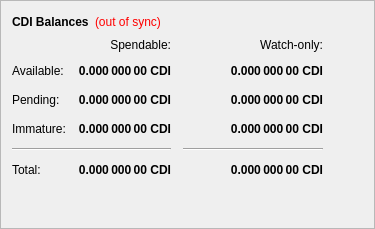
        <widget class="QFrame" name="frame">
         <property name="frameShape">
          <enum>QFrame::StyledPanel</enum>
         </property>
         <property name="frameShadow">
          <enum>QFrame::Raised</enum>
         </property>
         <layout class="QVBoxLayout" name="verticalLayout_4">
          <item>
           <layout class="QHBoxLayout" name="horizontalLayout_4">
            <item>
             <widget class="QLabel" name="label_5">
              <property name="font">
               <font>
                <weight>75</weight>
                <bold>true</bold>
               </font>
              </property>
              <property name="text">
               <string>CDI Balances</string>
              </property>
             </widget>
            </item>
            <item>
             <widget class="QLabel" name="labelWalletStatus">
              <property name="cursor">
               <cursorShape>WhatsThisCursor</cursorShape>
              </property>
              <property name="toolTip">
               <string>The displayed information may be out of date. Your wallet automatically synchronizes with the CDI network after a connection is established, but this process has not completed yet.</string>
              </property>
              <property name="styleSheet">
               <string notr="true">QLabel { color: red; }</string>
              </property>
              <property name="text">
               <string notr="true">(out of sync)</string>
              </property>
              <property name="alignment">
               <set>Qt::AlignLeading|Qt::AlignLeft|Qt::AlignVCenter</set>
              </property>
             </widget>
            </item>
            <item>
             <spacer name="horizontalSpacer_3">
              <property name="orientation">
               <enum>Qt::Horizontal</enum>
              </property>
              <property name="sizeHint" stdset="0">
               <size>
                <width>40</width>
                <height>20</height>
               </size>
              </property>
             </spacer>
            </item>
           </layout>
          </item>
          <item>
           <layout class="QGridLayout" name="gridLayout">
            <property name="spacing">
             <number>12</number>
            </property>
            <item row="2" column="2">
             <widget class="QLabel" name="labelWatchPending">
              <property name="font">
               <font>
                <weight>75</weight>
                <bold>true</bold>
               </font>
              </property>
              <property name="cursor">
               <cursorShape>IBeamCursor</cursorShape>
              </property>
              <property name="toolTip">
               <string>Unconfirmed transactions to watch-only addresses</string>
              </property>
              <property name="text">
               <string notr="true">0.000 000 00 CDI</string>
              </property>
              <property name="alignment">
               <set>Qt::AlignRight|Qt::AlignTrailing|Qt::AlignVCenter</set>
              </property>
              <property name="textInteractionFlags">
               <set>Qt::LinksAccessibleByMouse|Qt::TextSelectableByKeyboard|Qt::TextSelectableByMouse</set>
              </property>
             </widget>
            </item>
            <item row="2" column="1">
             <widget class="QLabel" name="labelUnconfirmed">
              <property name="font">
               <font>
                <weight>75</weight>
                <bold>true</bold>
               </font>
              </property>
              <property name="cursor">
               <cursorShape>IBeamCursor</cursorShape>
              </property>
              <property name="toolTip">
               <string>Total of transactions that have yet to be confirmed, and do not yet count toward the spendable balance</string>
              </property>
              <property name="text">
               <string notr="true">0.000 000 00 CDI</string>
              </property>
              <property name="alignment">
               <set>Qt::AlignRight|Qt::AlignTrailing|Qt::AlignVCenter</set>
              </property>
              <property name="textInteractionFlags">
               <set>Qt::LinksAccessibleByMouse|Qt::TextSelectableByKeyboard|Qt::TextSelectableByMouse</set>
              </property>
             </widget>
            </item>
            <item row="3" column="2">
             <widget class="QLabel" name="labelWatchImmature">
              <property name="font">
               <font>
                <weight>75</weight>
                <bold>true</bold>
               </font>
              </property>
              <property name="cursor">
               <cursorShape>IBeamCursor</cursorShape>
              </property>
              <property name="toolTip">
               <string>Staked or masternode rewards in watch-only addresses that has not yet matured</string>
              </property>
              <property name="text">
               <string notr="true">0.000 000 00 CDI</string>
              </property>
              <property name="alignment">
               <set>Qt::AlignRight|Qt::AlignTrailing|Qt::AlignVCenter</set>
              </property>
              <property name="textInteractionFlags">
               <set>Qt::LinksAccessibleByMouse|Qt::TextSelectableByKeyboard|Qt::TextSelectableByMouse</set>
              </property>
             </widget>
            </item>
            <item row="4" column="0" colspan="2">
             <widget class="Line" name="lineSpendableBalance">
              <property name="orientation">
               <enum>Qt::Horizontal</enum>
              </property>
             </widget>
            </item>
            <item row="4" column="2">
             <widget class="Line" name="lineWatchBalance">
              <property name="sizePolicy">
               <sizepolicy hsizetype="Preferred" vsizetype="Fixed">
                <horstretch>0</horstretch>
                <verstretch>0</verstretch>
               </sizepolicy>
              </property>
              <property name="minimumSize">
               <size>
                <width>140</width>
                <height>0</height>
               </size>
              </property>
              <property name="orientation">
               <enum>Qt::Horizontal</enum>
              </property>
             </widget>
            </item>
            <item row="5" column="0">
             <widget class="QLabel" name="labelTotalText">
              <property name="text">
               <string>Total:</string>
              </property>
             </widget>
            </item>
            <item row="3" column="1">
             <widget class="QLabel" name="labelImmature">
              <property name="font">
               <font>
                <weight>75</weight>
                <bold>true</bold>
               </font>
              </property>
              <property name="cursor">
               <cursorShape>IBeamCursor</cursorShape>
              </property>
              <property name="toolTip">
               <string>Staked or masternode rewards that has not yet matured</string>
              </property>
              <property name="text">
               <string notr="true">0.000 000 00 CDI</string>
              </property>
              <property name="alignment">
               <set>Qt::AlignRight|Qt::AlignTrailing|Qt::AlignVCenter</set>
              </property>
              <property name="textInteractionFlags">
               <set>Qt::LinksAccessibleByMouse|Qt::TextSelectableByKeyboard|Qt::TextSelectableByMouse</set>
              </property>
             </widget>
            </item>
            <item row="2" column="3">
             <spacer name="horizontalSpacer_2">
              <property name="orientation">
               <enum>Qt::Horizontal</enum>
              </property>
              <property name="sizeHint" stdset="0">
               <size>
                <width>40</width>
                <height>20</height>
               </size>
              </property>
             </spacer>
            </item>
            <item row="3" column="0">
             <widget class="QLabel" name="labelImmatureText">
              <property name="text">
               <string>Immature:</string>
              </property>
             </widget>
            </item>
            <item row="5" column="1">
             <widget class="QLabel" name="labelTotal">
              <property name="font">
               <font>
                <weight>75</weight>
                <bold>true</bold>
               </font>
              </property>
              <property name="cursor">
               <cursorShape>IBeamCursor</cursorShape>
              </property>
              <property name="toolTip">
               <string>Your current total balance</string>
              </property>
              <property name="text">
               <string notr="true">0.000 000 00 CDI</string>
              </property>
              <property name="alignment">
               <set>Qt::AlignRight|Qt::AlignTrailing|Qt::AlignVCenter</set>
              </property>
              <property name="textInteractionFlags">
               <set>Qt::LinksAccessibleByMouse|Qt::TextSelectableByKeyboard|Qt::TextSelectableByMouse</set>
              </property>
             </widget>
            </item>
            <item row="5" column="2">
             <widget class="QLabel" name="labelWatchTotal">
              <property name="font">
               <font>
                <weight>75</weight>
                <bold>true</bold>
               </font>
              </property>
              <property name="cursor">
               <cursorShape>IBeamCursor</cursorShape>
              </property>
              <property name="toolTip">
               <string>Current total balance in watch-only addresses</string>
              </property>
              <property name="text">
               <string notr="true">0.000 000 00 CDI</string>
              </property>
              <property name="alignment">
               <set>Qt::AlignRight|Qt::AlignTrailing|Qt::AlignVCenter</set>
              </property>
              <property name="textInteractionFlags">
               <set>Qt::LinksAccessibleByMouse|Qt::TextSelectableByKeyboard|Qt::TextSelectableByMouse</set>
              </property>
             </widget>
            </item>
            <item row="0" column="2">
             <widget class="QLabel" name="labelWatchonly">
              <property name="text">
               <string>Watch-only:</string>
              </property>
              <property name="alignment">
               <set>Qt::AlignRight|Qt::AlignTrailing|Qt::AlignVCenter</set>
              </property>
             </widget>
            </item>
            <item row="1" column="0">
             <widget class="QLabel" name="labelBalanceText">
              <property name="text">
               <string>Available:</string>
              </property>
             </widget>
            </item>
            <item row="1" column="1">
             <widget class="QLabel" name="labelBalance">
              <property name="font">
               <font>
                <weight>75</weight>
                <bold>true</bold>
               </font>
              </property>
              <property name="cursor">
               <cursorShape>IBeamCursor</cursorShape>
              </property>
              <property name="toolTip">
               <string>Your current spendable balance</string>
              </property>
              <property name="text">
               <string notr="true">0.000 000 00 CDI</string>
              </property>
              <property name="alignment">
               <set>Qt::AlignRight|Qt::AlignTrailing|Qt::AlignVCenter</set>
              </property>
              <property name="textInteractionFlags">
               <set>Qt::LinksAccessibleByMouse|Qt::TextSelectableByKeyboard|Qt::TextSelectableByMouse</set>
              </property>
             </widget>
            </item>
            <item row="1" column="2">
             <widget class="QLabel" name="labelWatchAvailable">
              <property name="font">
               <font>
                <weight>75</weight>
                <bold>true</bold>
               </font>
              </property>
              <property name="cursor">
               <cursorShape>IBeamCursor</cursorShape>
              </property>
              <property name="toolTip">
               <string>Your current balance in watch-only addresses</string>
              </property>
              <property name="text">
               <string notr="true">0.000 000 00 CDI</string>
              </property>
              <property name="alignment">
               <set>Qt::AlignRight|Qt::AlignTrailing|Qt::AlignVCenter</set>
              </property>
              <property name="textInteractionFlags">
               <set>Qt::LinksAccessibleByMouse|Qt::TextSelectableByKeyboard|Qt::TextSelectableByMouse</set>
              </property>
             </widget>
            </item>
            <item row="2" column="0">
             <widget class="QLabel" name="labelPendingText">
              <property name="text">
               <string>Pending:</string>
              </property>
             </widget>
            </item>
            <item row="0" column="1">
             <widget class="QLabel" name="labelSpendable">
              <property name="text">
               <string>Spendable:</string>
              </property>
              <property name="alignment">
               <set>Qt::AlignRight|Qt::AlignTrailing|Qt::AlignVCenter</set>
              </property>
             </widget>
            </item>
           </layout>
          </item>
          <item>
           <spacer name="verticalSpacer_4">
            <property name="orientation">
             <enum>Qt::Vertical</enum>
            </property>
            <property name="sizeHint" stdset="0">
             <size>
              <width>20</width>
              <height>40</height>
             </size>
            </property>
           </spacer>
          </item>
         </layout>
        </widget>
